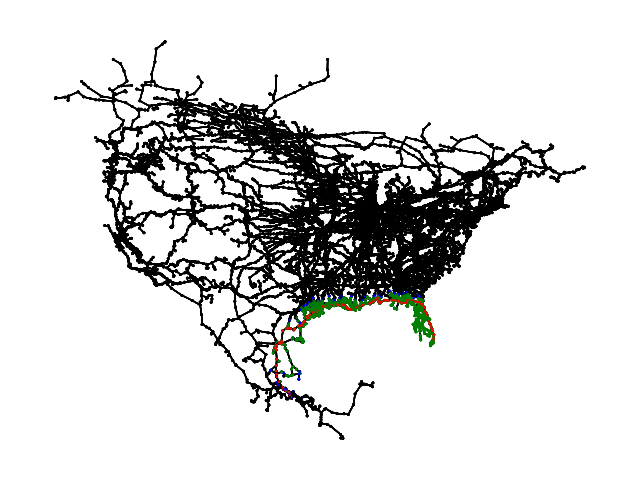

Generate this figure with Python:
import time
import networkx as nx
import matplotlib as mpl
#mpl.use('Agg')
import matplotlib.pyplot as plt
import queue as Q
starttime = time.time()
file = open("romEdges.txt", "r")
edges = file.read().split("\n")
file = open("romNodes.txt", "r")
nodes = file.read().split("\n")
file = open("romFullNames.txt", "r")
names = file.read().split("\n")
import sys

namesDict = {}
for i in names:
    namesDict[i[0]] = i

nodesDict = {}
for i in nodes:
    templist = i.split(' ')
    nodesDict[templist[0]] = (float(templist[2]), float(templist[1]))

G = nx.Graph()
for i in nodes:
    dict = {}
    dict['pos'] = nodesDict[i[0]]
    G.add_node(i[0], pos=nodesDict[i[0]], color='r')
edgesDict = {}
for i in edges:
    if i[0] in edgesDict: edgesDict[i[0]].append(i[2])
    else: edgesDict[i[0]] = [i[2]]
    if i[2] in edgesDict: edgesDict[i[2]].append(i[0])
    else: edgesDict[i[2]] = [i[0]]

totaldistance = 0
# def calcEdge(s1, s2):
#     return ((nodesDict[s1][0]-nodesDict[s2][0])**2 + (nodesDict[s1][1]-nodesDict[s2][1])**2)**.5
#
# Torbert, 22 Sept 2014
# White (ed), 5 Oct 2016
#
from math import pi , acos , sin , cos
#
def calcd(y1,x1, y2,x2):
   #
   # y1 = lat1, x1 = long1
   # y2 = lat2, x2 = long2
   # all assumed to be in decimal degrees

   # if (and only if) the input is strings
   # use the following conversions

   y1  = float(y1)
   x1  = float(x1)
   y2  = float(y2)
   x2  = float(x2)
   #
   R   = 3958.76 # miles = 6371 km
   #
   y1 *= pi/180.0
   x1 *= pi/180.0
   y2 *= pi/180.0
   x2 *= pi/180.0
   #
   # approximate great circle distance with law of cosines
   #
   return acos( sin(y1)*sin(y2) + cos(y1)*cos(y2)*cos(x2-x1) ) * R
   #
#
# end of file
#
weightDict = {}
for i in edges:
    weight = round(calcd(nodesDict[i[0]][1], nodesDict[i[0]][0], nodesDict[i[2]][1], nodesDict[i[2]][0]), 2)
    weightDict[(i[0], i[2])] = weight
    weightDict[(i[2], i[0])] = weight

def neighbors(node):
    return edgesDict[node]

def finish(start, end, dictAlreadySeen):
    path = []
    counter = 1
    pathlocation = end
    path.insert(0, pathlocation)
    while (dictAlreadySeen[pathlocation] != start):
        path.insert(0, dictAlreadySeen[pathlocation])
        pathlocation = dictAlreadySeen[pathlocation]
    path.insert(0, start)
    #print(path)
    for i in path:
        G.node[i]['color'] = 'g'
    # G.node[end]['color'] = 'g'
    color = nx.get_node_attributes(G, 'color')

    ##########
    print(namesDict)
    print(edgesDict)
    print(nodesDict)

    nx.draw(G, pos, with_labels=True, node_color=list(color.values()))
    plt.pause(10)
    plt.savefig('romp2.png')

def Astar(start, end):
    openSet = Q.PriorityQueue()
    tuproot = (calcd(nodesDict[start][1], nodesDict[start][0], nodesDict[end][1], nodesDict[end][0]), start)
    openSet.put(tuproot)
    closedSet = set()
    alreadySeen = {start: start}
    pathlens = {start: 0}

    numTimesImproved = 0
    numTimesRemoved = 0

    notdone = True
    G.node[start]['color'] = 'b'
    color = nx.get_node_attributes(G, 'color')
    nx.draw(G, pos, with_labels=True, node_color=list(color.values()))
    plt.draw()

    while notdone and openSet.qsize() > 0:
        current = openSet.get(0)[1]
        G.node[current]['color'] = 'b'
        numTimesRemoved += 1
        if current == end:
            notdone = False
            finish(start, end, alreadySeen)
            continue
        closedSet.add(current)
        for n in neighbors(current):
            newpathlencount = pathlens[current] + weightDict[(current, n)]

            if not n in pathlens or newpathlencount < pathlens[n]:
                if n in pathlens:
                    numTimesImproved += 1
                alreadySeen[n] = current
                pathlens[n] = newpathlencount
                openSet.put((calcd(nodesDict[n][1], nodesDict[n][0], nodesDict[end][1], nodesDict[end][0]) + pathlens[current], n))
                G.node[n]['color'] = 'g'
        #G.node[current]['color'] = 'b'
        color = nx.get_node_attributes(G, 'color')
        nx.draw(G, pos, with_labels=True, node_color=list(color.values()))
        plt.draw()
        plt.pause(.5)


for i in edges:
    G.add_edge(i[0], i[2], weight=weightDict[(i[0], i[2])])
    totaldistance += calcd(nodesDict[i[0]][1], nodesDict[i[0]][0], nodesDict[i[2]][1], nodesDict[i[2]][0])

print("Total distance:", totaldistance, "miles")
# print(namesDict) initial to name
# print(nodesDict) initial to position
# print(edges) list of "edge1 edge2"
# print(edgesDict) edge1 to all edges
# print(weightDict) (edge1, edge2) to weight

# tempcolors = ['r']*len(list(namesDict))

pos=nx.get_node_attributes(G,'pos')
color = nx.get_node_attributes(G, 'color')
nx.draw(G,pos, with_labels=True, node_color = list(color.values()))
# print(color.values())
# print(len(list(color.values())))
# print(len(list(namesDict)))
labels = nx.get_edge_attributes(G,'weight')
nx.draw_networkx_edge_labels(G,pos,edge_labels=labels)

plt.ion()
plt.draw()

Astar(sys.argv[1], sys.argv[2])


# positions = nx.get_node_attributes(G, 'pos')
# #nx.draw(G, nodesDict)
# nx.draw(G, pos=nodesDict, with_labels=True)
# #nx.draw_networkx_labels(G, nodesDict, namesDict)
#
# pos=nx.get_node_attributes(G,'pos')
# color = nx.get_node_attributes(G, 'color')
# nx.draw(G,pos, with_labels=True, node_color = list(color.values()))
# labels = nx.get_edge_attributes(G,'weight')
# nx.draw_networkx_edge_labels(G,pos,edge_labels=labels)

# plt.ion()
# plt.draw()

# plt.show()